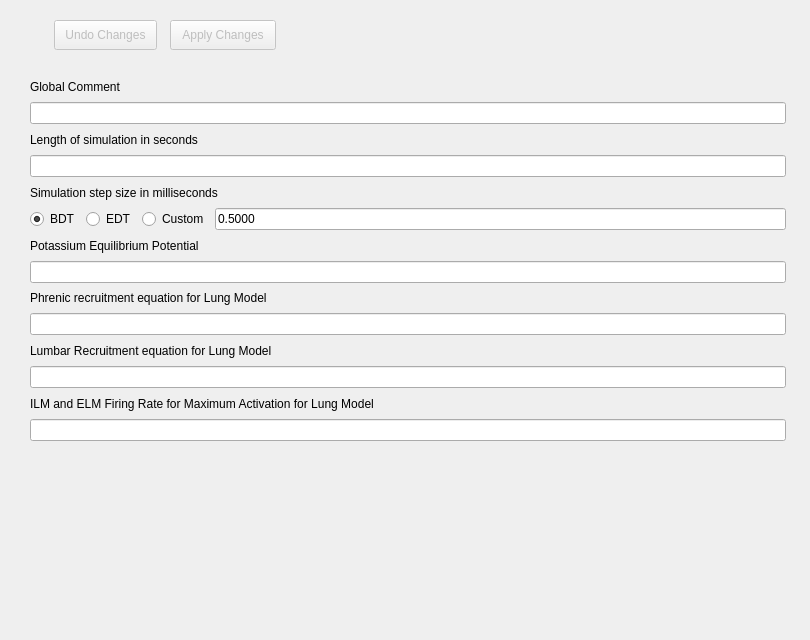
             <widget class="QWidget" name="globalsTab">
              <property name="sizePolicy">
               <sizepolicy hsizetype="Expanding" vsizetype="Preferred">
                <horstretch>0</horstretch>
                <verstretch>0</verstretch>
               </sizepolicy>
              </property>
              <attribute name="title">
               <string>Globals</string>
              </attribute>
              <widget class="QFrame" name="frame_10">
               <property name="geometry">
                <rect>
                 <x>0</x>
                 <y>0</y>
                 <width>801</width>
                 <height>631</height>
                </rect>
               </property>
               <property name="sizePolicy">
                <sizepolicy hsizetype="Expanding" vsizetype="Preferred">
                 <horstretch>0</horstretch>
                 <verstretch>0</verstretch>
                </sizepolicy>
               </property>
               <property name="frameShape">
                <enum>QFrame::NoFrame</enum>
               </property>
               <property name="frameShadow">
                <enum>QFrame::Raised</enum>
               </property>
               <widget class="QWidget" name="gridLayoutWidget">
                <property name="geometry">
                 <rect>
                  <x>30</x>
                  <y>10</y>
                  <width>756</width>
                  <height>431</height>
                 </rect>
                </property>
                <layout class="QGridLayout" name="globalGridLayout" rowstretch="2,1,1,1,1,1,1,1,1,1,1,1,1,1,1" columnstretch="0,0,0,0">
                 <property name="verticalSpacing">
                  <number>0</number>
                 </property>
                 <item row="6" column="0">
                  <widget class="QRadioButton" name="globalBdt">
                   <property name="maximumSize">
                    <size>
                     <width>52</width>
                     <height>16777215</height>
                    </size>
                   </property>
                   <property name="toolTip">
                    <string>&lt;html&gt;&lt;head/&gt;&lt;body&gt;&lt;p&gt;Selecting this will create a bdt file that contains the simulator results. The step size is fixed at 0.5 millisceonds. You can enable or disable saving the file in the Simulation Launcher window.&lt;/p&gt;&lt;/body&gt;&lt;/html&gt;</string>
                   </property>
                   <property name="text">
                    <string>BDT</string>
                   </property>
                   <property name="checked">
                    <bool>true</bool>
                   </property>
                  </widget>
                 </item>
                 <item row="13" column="0" colspan="4">
                  <widget class="QLabel" name="iLmElmRateLabel">
                   <property name="text">
                    <string>ILM and ELM Firing Rate for Maximum Activation for Lung Model</string>
                   </property>
                  </widget>
                 </item>
                 <item row="9" column="0" colspan="4">
                  <widget class="QLabel" name="globPhrenicRecruitLabel">
                   <property name="text">
                    <string>Phrenic recruitment equation for Lung Model</string>
                   </property>
                  </widget>
                 </item>
                 <item row="2" column="0" colspan="4">
                  <widget class="QLineEdit" name="globComment"/>
                 </item>
                 <item row="8" column="0" colspan="4">
                  <widget class="QLineEdit" name="globKEqPot"/>
                 </item>
                 <item row="12" column="0" colspan="4">
                  <widget class="QLineEdit" name="globLumbarRecruit"/>
                 </item>
                 <item row="5" column="0" colspan="4">
                  <widget class="QLabel" name="globStepTimeLabel">
                   <property name="text">
                    <string>Simulation step size in milliseconds</string>
                   </property>
                  </widget>
                 </item>
                 <item row="10" column="0" colspan="4">
                  <widget class="QLineEdit" name="globPhrenicRecruit"/>
                 </item>
                 <item row="6" column="3">
                  <widget class="QLineEdit" name="globStepTime">
                   <property name="text">
                    <string>0.5000</string>
                   </property>
                   <property name="maxLength">
                    <number>20</number>
                   </property>
                   <property name="readOnly">
                    <bool>true</bool>
                   </property>
                  </widget>
                 </item>
                 <item row="6" column="1">
                  <widget class="QRadioButton" name="globalEdt">
                   <property name="maximumSize">
                    <size>
                     <width>16777215</width>
                     <height>16777215</height>
                    </size>
                   </property>
                   <property name="toolTip">
                    <string>&lt;html&gt;&lt;head/&gt;&lt;body&gt;&lt;p&gt;Selecting this will create an edt file that contains the simulator results. The step size is fixed at 0.1 milliseconds. You can enable or disable saving the file in the Simulation Launcher window.&lt;/p&gt;&lt;/body&gt;&lt;/html&gt;</string>
                   </property>
                   <property name="text">
                    <string>EDT</string>
                   </property>
                  </widget>
                 </item>
                 <item row="11" column="0" colspan="4">
                  <widget class="QLabel" name="globalLumbarRecruitLabel">
                   <property name="text">
                    <string>Lumbar Recruitment equation for Lung Model</string>
                   </property>
                  </widget>
                 </item>
                 <item row="3" column="0" colspan="4">
                  <widget class="QLabel" name="globLengthLabel">
                   <property name="text">
                    <string>Length of simulation in seconds</string>
                   </property>
                  </widget>
                 </item>
                 <item row="4" column="0" colspan="4">
                  <widget class="QLineEdit" name="globLength"/>
                 </item>
                 <item row="7" column="0" colspan="4">
                  <widget class="QLabel" name="globPotEqPotLabel">
                   <property name="text">
                    <string>Potassium Equilibrium Potential</string>
                   </property>
                  </widget>
                 </item>
                 <item row="14" column="0" colspan="4">
                  <widget class="QLineEdit" name="iLmElmFiringRate"/>
                 </item>
                 <item row="6" column="2">
                  <widget class="QRadioButton" name="globalOther">
                   <property name="toolTip">
                    <string>&lt;html&gt;&lt;head/&gt;&lt;body&gt;&lt;p&gt;Selecting this will create a bdt file that uses a custom step size that contains the simulator results. You can enable or disable saving the file in the Simulation Launcher window. Note that the time values in some of the tools that process bdt files will be incorrect.&lt;/p&gt;&lt;/body&gt;&lt;/html&gt;</string>
                   </property>
                   <property name="text">
                    <string>Custom</string>
                   </property>
                  </widget>
                 </item>
                 <item row="1" column="0" colspan="4">
                  <widget class="QLabel" name="globCommentLabel">
                   <property name="text">
                    <string>Global Comment</string>
                   </property>
                  </widget>
                 </item>
                 <item row="0" column="0" colspan="4">
                  <widget class="QFrame" name="globButtonsFrame">
                   <property name="frameShape">
                    <enum>QFrame::NoFrame</enum>
                   </property>
                   <property name="frameShadow">
                    <enum>QFrame::Raised</enum>
                   </property>
                   <widget class="QPushButton" name="globApply">
                    <property name="enabled">
                     <bool>false</bool>
                    </property>
                    <property name="geometry">
                     <rect>
                      <x>140</x>
                      <y>10</y>
                      <width>106</width>
                      <height>30</height>
                     </rect>
                    </property>
                    <property name="minimumSize">
                     <size>
                      <width>0</width>
                      <height>30</height>
                     </size>
                    </property>
                    <property name="text">
                     <string>Apply Changes</string>
                    </property>
                   </widget>
                   <widget class="QPushButton" name="globUndo">
                    <property name="enabled">
                     <bool>false</bool>
                    </property>
                    <property name="geometry">
                     <rect>
                      <x>24</x>
                      <y>10</y>
                      <width>103</width>
                      <height>30</height>
                     </rect>
                    </property>
                    <property name="minimumSize">
                     <size>
                      <width>0</width>
                      <height>30</height>
                     </size>
                    </property>
                    <property name="text">
                     <string>Undo Changes</string>
                    </property>
                   </widget>
                  </widget>
                 </item>
                </layout>
               </widget>
              </widget>
             </widget>
